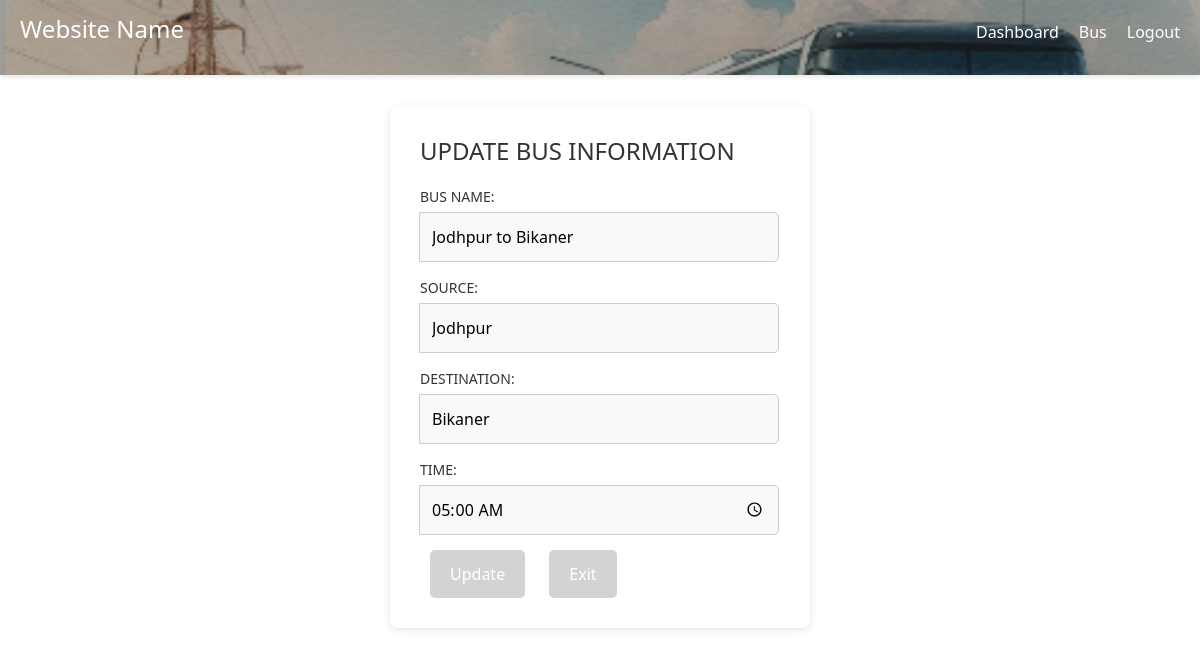
Page /editbus/31 (signed in) on the committed database.
### app.py (models this page shows, shortened)
class Busses(db.Model):
    id = db.Column(db.Integer, primary_key=True, autoincrement=True)
    bus_name = db.Column(db.String(10), nullable=False)
    source = db.Column(db.String(50), nullable=False)
    dest = db.Column(db.String(30), nullable=False)
    time = db.Column(db.String(30), nullable=False)

### app.py (the view, shortened to what this page needs)
@app.route("/editbus/<int:id>", methods=['GET', 'POST'])
def editbus(id):
    if session.get('user_id') is None:
        return redirect('/login')
    if session.get('type') == 0:
        return redirect('/dashboard')
    bus = Busses.query.filter_by(id=id).first()
    if bus is None:
        return "Bus not found", 404
    return render_template("editbus.html", bus=bus)

### templates/editbus.html
{% extends 'base.html' %}
{% block body %}
<div class="form_area">
    <div class="form-container">
        <h2>UPDATE BUS INFORMATION</h2>
        <form action="/editbus/{{ bus.id }}" method="POST">
            <div class="input-group">
                <label for="bus_name">BUS NAME:</label>
                <input type="text" id="bus_name" value="{{ bus.bus_name }}" name="bus_name" required>
            </div>
            <div class="input-group">
                <label for="source">SOURCE:</label>
                <input type="text" id="source" value="{{ bus.source }}" name="source" required>
            </div>
            <div class="input-group">
                <label for="dest">DESTINATION:</label>
                <input type="text" id="dest" value="{{ bus.dest }}" name="dest" required>
            </div>
            <div class="input-group">
                <label for="time">TIME:</label>
                <input type="time" id="time" value="{{ bus.time }}" name="time" required>
            </div>
            <button type="submit" class="submit-btn">
                Update
            </button>
            <button type="menu" class="submit-btn">Exit</button>
        </form>
    </div>
</div>
{% endblock %}

### templates/base.html (style rules this page uses)
.form_area { padding: 2rem; display: flex; justify-content: center; }
.form-container { background-color: #fff; padding: 30px; border-radius: 8px; box-shadow: 0 2px 10px rgba(0, 0, 0, 0.1); width: 35vw; }
.form-container h2 { font-size: 24px; color: #333; margin-bottom: 20px; }
.input-group { margin-bottom: 15px; text-align: left; }
.input-group label { font-size: 14px; color: #333; margin-bottom: 5px; display: block; }
.input-group input { width: 100%; padding: 10px; font-size: 14px; border: 1px solid #ccc; border-radius: 4px; background-color: #f9f9f9; transition: border 0.3s ease; }
.submit-btn { background-color: darkgrey; color: white; border: none; padding: 10px 20px; font-size: 16px; border-radius: 4px; cursor: pointer; transition: background-color 0.3s ease; }
.input-group { margin-bottom: 15px; }
.input-group input { width: 100%; padding: 12px; font-size: 16px; border: 1px solid #ccc; border-radius: 5px; box-sizing: border-box; }
.submit-btn { background-color: lightgray; padding: 12px 20px; font-size: 16px; border: none; border-radius: 5px; cursor: pointer; transition: background-color 0.3s ease; margin: 0 10px; }

### rows in the picture
Busses: bus_name "Jodhpur to Bikaner", source "Jodhpur", dest "Bikaner", time "05:00"
